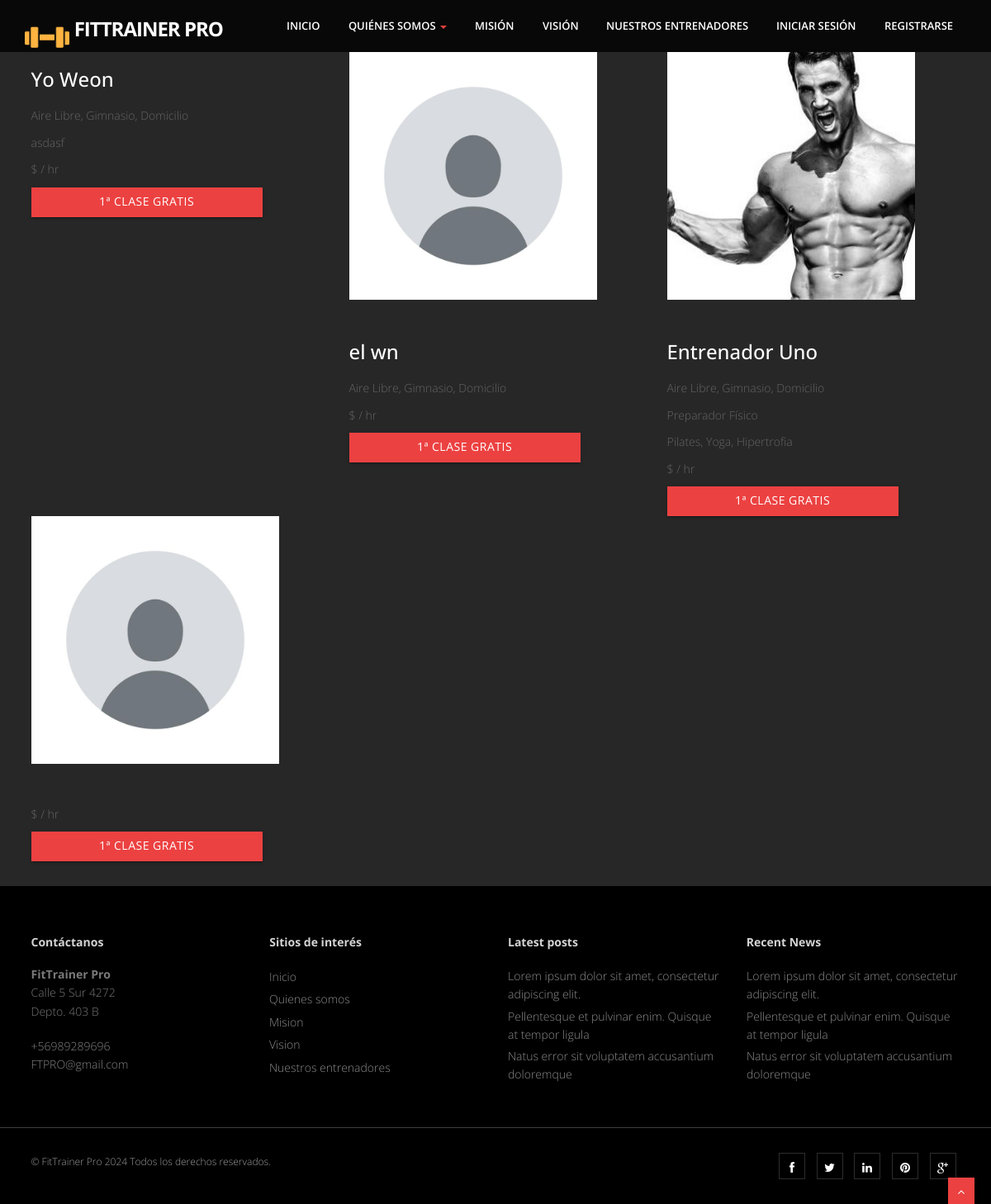
Page /django/trainers/ on the committed database.
### Entrenadores/models.py (models this page shows, shortened)
class Entrenador(models.Model):
    user = models.OneToOneField(User, on_delete=models.CASCADE,verbose_name = "Nombre de usuario")
    phone = models.CharField(max_length=20, verbose_name="Teléfono", null = True)
    rut_en = models.CharField(primary_key=True, max_length=12, verbose_name="RUT")
    birth_date = models.DateField(verbose_name="Fecha de Nacimiento", null=True, blank=True)
    gender = models.CharField(max_length=10, verbose_name="Género", choices=[('M', 'Masculino'), ('F', 'Femenino'), ('O', 'Otro')])
    role = models.CharField(max_length=10, verbose_name="Rol de usuario", choices=[('E', 'Entrenador')], default= 'E')
    direccion = models.CharField(max_length= 100, verbose_name = "Direccion",default = 'No posee', null = True, blank = True)

class LugarTrabajo(models.Model):
    NAME_CHOICES = [
        ('AL', 'Aire Libre'),
        ('GY', 'Gimnasio'),
        ('DO', 'Domicilio'),
    ]
    name = models.CharField(
        max_length=2,
        choices=NAME_CHOICES,
        default='AL',
        verbose_name="Tipo de lugar"
    )
    entrenadores = models.ManyToManyField(Entrenador, related_name='Lugares_trabajo')

class Educacion(models.Model):
    rut_en = models.ForeignKey(Entrenador, on_delete=models.CASCADE,verbose_name = "Rut del entrenador")
    titulo = models.CharField(max_length=40, verbose_name="Titulo")
    nombre_ins = models.CharField(max_length=40, verbose_name="Nombre de la institución")
    ano_egreso = models.IntegerField(verbose_name="Año de egreso", default = 2024)

class AvatarEntr(models.Model):
    rut_en = models.OneToOneField(Entrenador, on_delete=models.CASCADE, verbose_name = "Rut del entrenador")
    avatar = models.ImageField(upload_to='avatars', verbose_name = "Avatar del entrenador")

class Especializacion(models.Model):
    entrenadores = models.ManyToManyField(Entrenador, related_name='Especializacion')
    ESPECIALIZACION_CHOICES = [
        ('PI', 'Pilates'),
        ('YO', 'Yoga'),
        ('HI', 'Hipertrofia'),
        ('RS', 'Resistencia'),
        ('BP', 'Bajada de peso'),
        ('FU', 'Futbol'),
        ('AT', 'Atletismo'),
        ('PA', 'Pliometria'),
        ('PL', 'Powerlifting'),
    ]
    nombre_esp = models.CharField(max_length=2,choices=ESPECIALIZACION_CHOICES ,default='HI' ,verbose_name="Nombre de especializacion")

### Entrenadores/views.py (the view)
# urls.py: path('trainers/', TrainerListView.as_view(), name='trainer_list'),
class TrainerListView(ListView):
    model = Entrenador
    template_name = 'trainer_list.html'
    context_object_name = 'trainers'
    def get_queryset(self):
        return Entrenador.objects.all()

### Entrenadores/templates/trainer_list.html (shortened to what this page needs)
{% extends 'base.html' %}
{% load static %}
{% block content %}
    <div class="container">
        <div class="row">
            {% for trainer in trainers %}
                <div class="col-md-4 trainer-card">
                    <div id="isotope-gallery-container" style="position: relative; overflow: hidden; height: 330px;" class="isotope">
                        {% if trainer.avatarentr.avatar %}
                            <img src="{{ trainer.avatarentr.avatar.url }}" alt="{{ trainer.user.get_full_name }}" class="trainer-image" style="height: 300px;">
                        {% else %}
                            <img src="{% static 'default.jpg' %}" alt="{{ trainer.user.get_full_name }}" class="trainer-image" style="height: 300px;" >
                        {% endif %}
                    </div>
                    <h3>{{ trainer.user.get_full_name }}</h3>
                    <p>
                        {% for lugar in trainer.Lugares_trabajo.all %}
                            {{ lugar.get_name_display }}{% if not forloop.last %}, {% endif %}
                        {% endfor %}
                    </p>
                    <p>
                        {% with edu=trainer.educacion_set.first %}
                            {% if edu %}
                                {{ edu.titulo }}
                            {% endif %}
                        {% endwith %}
                    </p>
                    <p>
                        {% for esp in trainer.Especializacion.all %}
                            {% if forloop.counter0 < 3 %}
                                {{ esp.get_nombre_esp_display }}{% if not forloop.last and forloop.counter0 < 2 %}, {% endif %}
                            {% endif %}
                        {% endfor %}
                    </p>
                    <p>${{ trainer.price_per_hour }} / hr</p>
                    <a href="{% url 'trainer_detail' trainer.rut_en %}" class="btn btn-primary">1ª clase gratis</a>
                </div>
            {% endfor %}
        </div>
    </div>
{% endblock %}

### Entrenadores/templates/base.html (shortened to what this page needs)
{% load static %}
<!DOCTYPE html>
<html lang="en">
<head>
    <link rel="stylesheet" href="https://code.jquery.com/ui/1.12.1/themes/base/jquery-ui.css">
<link rel="stylesheet" href="{% static 'materialize/css/materialize.min.css' %}" media="screen,projection" />
<link href="{% static 'css/bootstrap.min.css' %}" rel="stylesheet" />
<link href="{% static 'css/fancybox/jquery.fancybox.css' %}" rel="stylesheet">
<link href="{% static 'css/flexslider.css' %}" rel="stylesheet" />
<link href="{% static 'css/style.css' %}" rel="stylesheet" />
</head>
<body>
<div id="wrapper">
    <header>
        <div class="navbar navbar-default navbar-static-top">
            <div class="container">
                <div class="navbar-header">
                    <a class="navbar-brand" href="#"><img src="{% static '/img/logo.png' %}" alt="FitTrainer Logo" style="height: 40px;"> FitTrainer Pro</a>
                </div>
                <div class="navbar-collapse collapse ">
                    <ul class="nav navbar-nav">
                        <li><a class="waves-effect waves-dark" href="#">Inicio</a></li>
                        <li class="dropdown">
                            <a href="#" data-toggle="dropdown" class="dropdown-toggle">Quiénes somos  <b class="caret"></b></a>
                        </li>
                        <li><a class="waves-effect waves-dark" href="#">Misión</a></li>
                        <li><a class="waves-effect waves-dark" href="#">Visión</a></li>
                        <li><a href="{% url 'trainer_list' %}" class="waves-effect waves-dark" href="#">Nuestros entrenadores</a></li>
                        {% if user.is_authenticated %}
                            <li><a href="{% url 'logout' %}" class="waves-effect waves-dark">Cerrar sesión</a></li>
                        {% else %}
                            <li><a href="{% url 'login' %}" class="waves-effect waves-dark">Iniciar sesión</a></li>
                            <li><a href="{% url 'registration_selection' %}" class="waves-effect waves-dark">Registrarse</a></li>
                        {% endif %}
                    </ul>
                </div>
            </div>
        </div>
    </header>
    {% block content %}{% endblock %}
    <footer>
        <div class="container">
            <div class="row">
                <div class="col-sm-3">
                    <div class="widget">
                        <h5 class="widgetheading">Contáctanos</h5>
                        <address>
                        <strong>FitTrainer Pro</strong><br>
                        Calle 5 Sur 4272<br>
                        Depto. 403 B</address>
                        <p>
                             +56989289696 <br>
                             FTPRO@gmail.com
                        </p>
                    </div>
                </div>
                <div class="col-sm-3">
                    <div class="widget">
                        <h5 class="widgetheading">Sitios de interés</h5>
                        <ul class="link-list">
                            <li><a class="waves-effect waves-dark" href="#">Inicio</a></li>
                            <li><a class="waves-effect waves-dark" href="#">Quienes somos</a></li>
                            <li><a class="waves-effect waves-dark" href="#">Mision</a></li>
                            <li><a class="waves-effect waves-dark" href="#">Vision</a></li>
                            <li><a class="waves-effect waves-dark" href="#">Nuestros entrenadores</a></li>
                        </ul>
                    </div>
                </div>
                <div class="col-sm-3">
                    <div class="widget">
                        <h5 class="widgetheading">Latest posts</h5>
                        <ul class="link-list">
                            <li><a class="waves-effect waves-dark" href="#">Lorem ipsum dolor sit amet, consectetur adipiscing elit.</a></li>
                            <li><a class="waves-effect waves-dark" href="#">Pellentesque et pulvinar enim. Quisque at tempor ligula</a></li>
                            <li><a class="waves-effect waves-dark" href="#">Natus error sit voluptatem accusantium doloremque</a></li>
                        </ul>
                    </div>
                </div>
                <div class="col-sm-3">
                    <div class="widget">
                        <h5 class="widgetheading">Recent News</h5>
                        <ul class="link-list">
                            <li><a class="waves-effect waves-dark" href="#">Lorem ipsum dolor sit amet, consectetur adipiscing elit.</a></li>
                            <li><a class="waves-effect waves-dark" href="#">Pellentesque et pulvinar enim. Quisque at tempor ligula</a></li>
                            <li><a class="waves-effect waves-dark" href="#">Natus error sit voluptatem accusantium doloremque</a></li>
                        </ul>
                    </div>
                </div>
            </div>
        </div>
        <div id="sub-footer">
            <div class="container">
                <div class="row">
                    <div class="col-lg-6">
                        <div class="copyright">
                            <p>
                                <span>&copy; FitTrainer Pro 2024 Todos los derechos reservados. </span>
                            </p>
                        </div>
                    </div>
                    <div class="col-lg-6">
                        <ul class="social-network">
                            <li><a class="waves-effect waves-dark" href="#" data-placement="top" title="Facebook"><i class="fa fa-facebook"></i></a></li>
                            <li><a class="waves-effect waves-dark" href="#" data-placement="top" title="Twitter"><i class="fa fa-twitter"></i></a></li>
                            <li><a class="waves-effect waves-dark" href="#" data-placement="top" title="Linkedin"><i class="fa fa-linkedin"></i></a></li>
                            <li><a class="waves-effect waves-dark" href="#" data-placement="top" title="Pinterest"><i class="fa fa-pinterest"></i></a></li>
                            <li><a class="waves-effect waves-dark" href="#" data-placement="top" title="Google plus"><i class="fa fa-google-plus"></i></a></li>
                        </ul>
                    </div>
                </div>
            </div>
        </div>
    </footer>
</div>
<a href="#" class="scrollup waves-effect waves-dark"><i class="fa fa-angle-up active"></i></a>
</body>
</html>

### Entrenadores/static/css/style.css (style rules this page uses)
body { font-family:'Open Sans', Arial, sans-serif; font-weight:300; line-height:1.6em; color:#656565; font-size: 1.4em; background: #272727; }
h3, h4, h5, h6 { line-height:1.1em; color: #ffffff; margin-bottom: 20px; }
#wrapper { width:100%; margin:0; padding:0; }
.widget { color: #858585; }
.row,.row-fluid { margin-bottom:30px; }
header .navbar { margin-bottom: 0; }
.navbar-default { border: none; }
.navbar-brand { color: #222; text-transform: uppercase; font-size: 24px; font-weight: 700; line-height: 1em; letter-spacing: -1px; margin-top: 18px; padding: 0 0 0 15px; }
.navbar-default .navbar-brand { color: #ffffff;font-size: 24px;text-transform: uppercase; }
header .navbar-collapse ul.navbar-nav { float: right; margin-right: 0; }
header .navbar { min-height: 70px;padding: 18px 0;background: #080808; }
header .navbar { min-height: 62px; padding: 0; }
header .navbar-nav > li { padding-bottom: 12px; padding-top: 12px; padding: 0 !important; }
header .navbar-nav > li > a { margin-left: 2px; line-height: 31px; font-weight: 700; -webkit-transition: all .3s ease; -moz-transition: all .3s ease; -ms-transition: all .3s ease; -o-transition: all .3s ease; transition: all .3s ease; }
header .nav .caret { border-bottom-color: #ec4141; border-top-color: #ec4141; }
header ul.nav li { border:none; margin:0; }
header ul.nav li a { font-size: 13px; border:none; font-weight: 600; text-transform:uppercase; }
.navbar .nav > li > a { color: #ffffff; text-shadow: none; border: 1px solid rgba(255, 255, 255, 0) !important; }
ul.nav li.dropdown a { z-index:1000; display:block; }
.btn { text-align: center;color: #FFFFFF;background: #ec4141;border-color: #ec4141;width: 280px;border-radius: 0; }
ul.link-list { margin:0; padding:0; list-style:none; }
ul.link-list li { margin:0; padding:2px 0 2px 0; list-style:none; }
footer { background: #000000; }
footer ul.link-list li a { color: #8C8C8C; }
.widgetheading { width:100%; padding:0; font-weight: bold; }
footer .widgetheading { position: relative; }
footer { padding:50px 0 0 0; color:#f8f8f8; }
footer a { color:#fff; }
footer h1, footer h2, footer h3, footer h4, footer h5, footer h6 { color: #d3d3d3; }
footer address { line-height:1.6em; color: #797979; }
ul.social-network { list-style:none; margin:0; }
ul.social-network li { display:inline; margin: 0 5px; border: 1px solid #2D2D2D; padding: 5px 0 0; width: 32px; display: inline-block; text-align: center; height: 32px; vertical-align: baseline; }
#sub-footer { text-shadow:none; color: #dedede; padding:0; padding-top:30px; margin:20px 0 0 0; background: #000000; border-top: 1px solid #3e3e3e; }
#sub-footer p { margin:0; padding:0; }
#sub-footer span { color: #9e9e9e; }
.copyright { text-align:left; font-size:12px; }
#sub-footer ul.social-network { float:right; }
.scrollup { position:fixed; width:32px; height:32px; bottom:0px; right:20px; background: #ec4141; }
a.scrollup { outline:0; text-align: center; }
a.scrollup i { margin-top: 10px; color: #fff; }

### rows in the picture
Entrenador: user.get_full_name "Yo Weon", educacion_set.first.titulo "asdasf"
LugarTrabajo: name "Aire Libre"
LugarTrabajo: name "Gimnasio"
LugarTrabajo: name "Domicilio"
Entrenador: user.get_full_name "el wn"
Entrenador: avatarentr.avatar (picture), user.get_full_name "Entrenador Uno", educacion_set.first.titulo "Preparador Físico"
Especializacion: nombre_esp "Pilates"
Especializacion: nombre_esp "Yoga"
Especializacion: nombre_esp "Hipertrofia"
